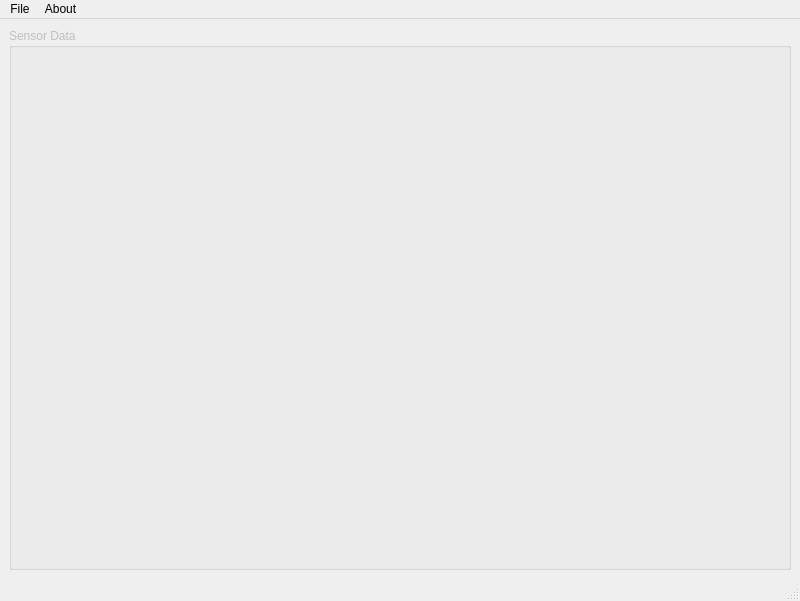
<?xml version="1.0" encoding="UTF-8"?>
<ui version="4.0">
 <class>MainWindow</class>
 <widget class="QMainWindow" name="MainWindow">
  <property name="geometry">
   <rect>
    <x>0</x>
    <y>0</y>
    <width>800</width>
    <height>601</height>
   </rect>
  </property>
  <property name="windowTitle">
   <string>Sensor Data Manager</string>
  </property>
  <property name="windowIcon">
   <iconset resource="../res/vsdt.qrc">
    <normaloff>:/icons/sensor_manager.png</normaloff>:/icons/sensor_manager.png</iconset>
  </property>
  <widget class="QWidget" name="centralWidget">
   <property name="enabled">
    <bool>false</bool>
   </property>
   <layout class="QVBoxLayout" name="verticalLayout_3">
    <item>
     <widget class="QSplitter" name="splitter">
      <property name="orientation">
       <enum>Qt::Horizontal</enum>
      </property>
      <widget class="QGroupBox" name="viewGroupBox">
       <property name="title">
        <string>Sensor Data</string>
       </property>
      </widget>
     </widget>
    </item>
   </layout>
  </widget>
  <widget class="QStatusBar" name="statusbar"/>
  <widget class="QMenuBar" name="menuBar">
   <property name="geometry">
    <rect>
     <x>0</x>
     <y>0</y>
     <width>800</width>
     <height>21</height>
    </rect>
   </property>
   <widget class="QMenu" name="menuFile">
    <property name="title">
     <string>File</string>
    </property>
    <addaction name="newSensorDataAction"/>
    <addaction name="saveSensorDataAction"/>
    <addaction name="separator"/>
    <addaction name="exitAction"/>
   </widget>
   <widget class="QMenu" name="menuAbout">
    <property name="title">
     <string>About</string>
    </property>
   </widget>
   <addaction name="menuFile"/>
   <addaction name="menuAbout"/>
  </widget>
  <action name="newSensorDataAction">
   <property name="text">
    <string>New Sensor Data</string>
   </property>
  </action>
  <action name="saveSensorDataAction">
   <property name="text">
    <string>Save</string>
   </property>
  </action>
  <action name="exitAction">
   <property name="text">
    <string>Exit</string>
   </property>
  </action>
  <action name="actionS">
   <property name="text">
    <string>s</string>
   </property>
  </action>
 </widget>
 <resources>
  <include location="../res/vsdt.qrc"/>
 </resources>
 <connections/>
</ui>
